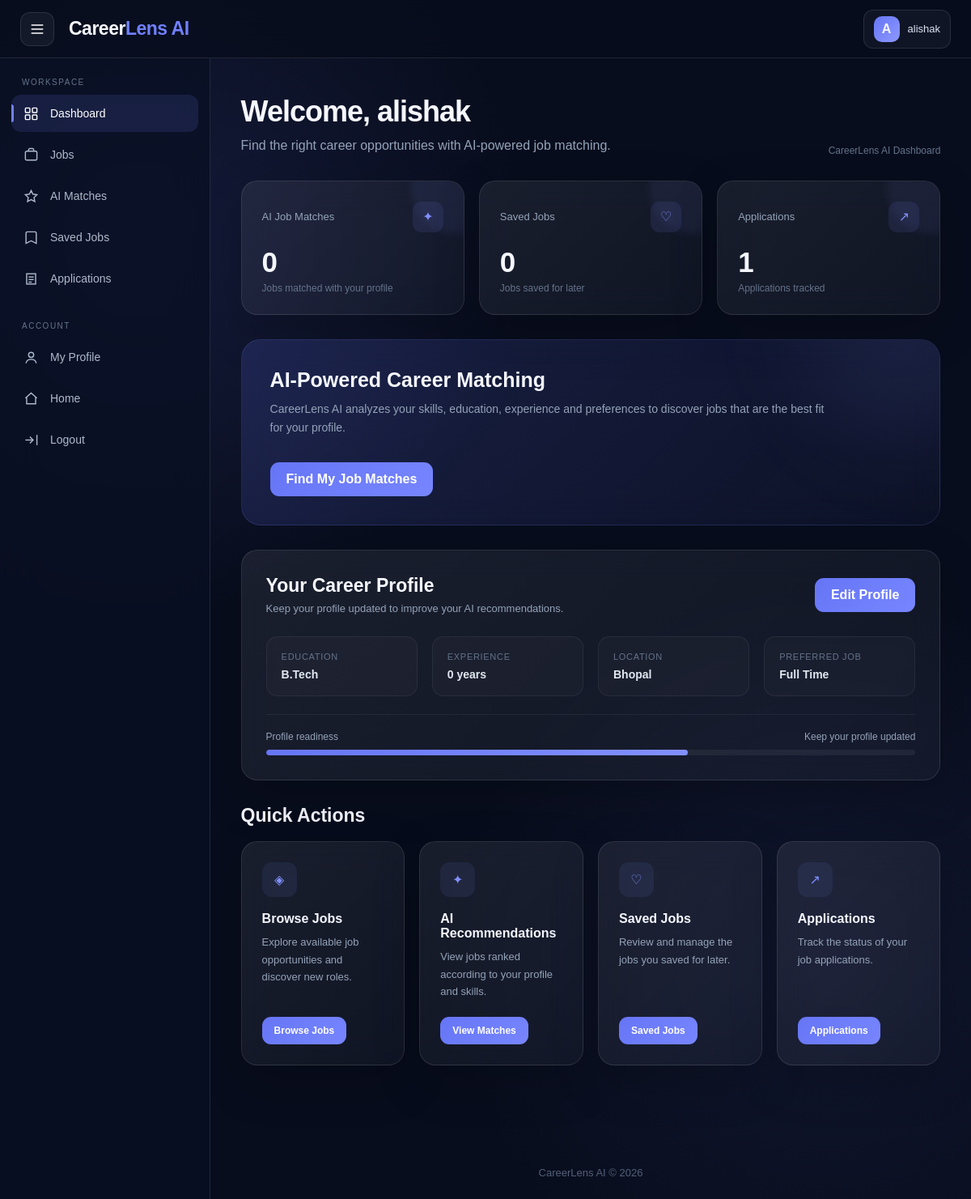
The app's page /dashboard/ (signed in) with its own data.
### jobs/models.py (models this page shows, shortened)
class UserProfile(models.Model):
    EDUCATION_CHOICES = [
        ("B.Tech", "B.Tech"),
        ("BCA", "BCA"),
        ("MCA", "MCA"),
        ("M.Tech", "M.Tech"),
        ("B.Sc", "B.Sc"),
        ("M.Sc", "M.Sc"),
        ("BBA", "BBA"),
        ("MBA", "MBA"),
        ("B.Des", "B.Des"),
        ("BA", "BA"),
        ("Other", "Other"),
    ]
    JOB_TYPE_CHOICES = [
        ("Full Time", "Full Time"),
        ("Internship", "Internship"),
        ("Contract", "Contract"),
    ]
    user = models.OneToOneField(
        User,
        on_delete=models.CASCADE,
        related_name="profile"
    )
    education = models.CharField(
        max_length=50,
        choices=EDUCATION_CHOICES,
        blank=True
    )
    experience_years = models.PositiveIntegerField(default=0)
    location = models.CharField(
        max_length=100,
        blank=True
    )
    preferred_job_type = models.CharField(
        max_length=30,
        choices=JOB_TYPE_CHOICES,
        default="Full Time"
    )
    skills = models.ManyToManyField(
        Skill,
        blank=True,
        related_name="users"
    )
    profile_image = models.ImageField(
        upload_to="profile/",
        blank=True,
        null=True
    )
    created_at = models.DateTimeField(auto_now_add=True)
    updated_at = models.DateTimeField(auto_now=True)

### jobs/views.py (the view)
# urls.py: path("dashboard/", views.dashboard, name="dashboard"),
@login_required
def dashboard(request):
    profile, created = UserProfile.objects.get_or_create(
        user=request.user
    )
    saved_count = SavedJob.objects.filter(
        user=request.user
    ).count()
    application_count = Application.objects.filter(
        user=request.user
    ).count()
    match_count = JobMatch.objects.filter(
        user=request.user
    ).count()
    recent_jobs = Job.objects.filter(
        is_active=True
    ).order_by(
        "-created_at"
    )[:6]
    return render(
        request,
        "dashboard.html",
        {
            "profile": profile,
            "saved_count": saved_count,
            "application_count": application_count,
            "match_count": match_count,
            "recent_jobs": recent_jobs,
        }
    )

### jobs/templates/dashboard.html (shortened to what this page needs)
{% extends "base.html" %}
{% block content %}
<div class="dashboard-page">
    <div class="dashboard-header">
        <div>
            <h1>
                Welcome,
                {{ request.user.first_name|default:request.user.username }}
            </h1>
            <p>
                Find the right career opportunities
                with AI-powered job matching.
            </p>
        </div>
        <div class="dashboard-date">
            CareerLens AI Dashboard
        </div>
    </div>
    <div class="dashboard-stats">
        <div class="card stat-card">
            <div class="stat-top">
                <span class="stat-label">
                    AI Job Matches
                </span>
                <div class="stat-icon">
                    ✦
                </div>
            </div>
            <div class="stat-number">
                {{ match_count }}
            </div>
            <div class="stat-description">
                Jobs matched with your profile
            </div>
        </div>
        <div class="card stat-card">
            <div class="stat-top">
                <span class="stat-label">
                    Saved Jobs
                </span>
                <div class="stat-icon">
                    ♡
                </div>
            </div>
            <div class="stat-number">
                {{ saved_count }}
            </div>
            <div class="stat-description">
                Jobs saved for later
            </div>
        </div>
        <div class="card stat-card">
            <div class="stat-top">
                <span class="stat-label">
                    Applications
                </span>
                <div class="stat-icon">
                    ↗
                </div>
            </div>
            <div class="stat-number">
                {{ application_count }}
            </div>
            <div class="stat-description">
                Applications tracked
            </div>
        </div>
    </div>
    <div class="ai-banner">
        <div class="ai-banner-content">
            <div>
                <h2>
                    AI-Powered Career Matching
                </h2>
                <p>
                    CareerLens AI analyzes your skills,
                    education, experience and preferences
                    to discover jobs that are the best fit
                    for your profile.
                </p>
            </div>
            <a
                href="{% url 'recommendations' %}"
                class="btn ai-button">
                Find My Job Matches
            </a>
        </div>
    </div>
    <div class="card profile-card">
        <div class="profile-header">
            <div>
                <h2>
                    Your Career Profile
                </h2>
                <p>
                    Keep your profile updated to improve
                    your AI recommendations.
                </p>
            </div>
            <a
                href="{% url 'profile' %}"
                class="btn">
                Edit Profile
            </a>
        </div>
        <div class="profile-details">
            <div class="profile-item">
                <div class="profile-item-label">
                    Education
                </div>
                <div class="profile-item-value">
                    {{ profile.education|default:"Not added" }}
                </div>
            </div>
            <div class="profile-item">
                <div class="profile-item-label">
                    Experience
                </div>
                <div class="profile-item-value">
                    {{ profile.experience_years }} years
                </div>
            </div>
            <div class="profile-item">
                <div class="profile-item-label">
                    Location
                </div>
                <div class="profile-item-value">
                    {{ profile.location|default:"Not added" }}
                </div>
            </div>
            <div class="profile-item">
                <div class="profile-item-label">
                    Preferred Job
                </div>
                <div class="profile-item-value">
                    {{ profile.preferred_job_type|default:"Not added" }}
                </div>
            </div>
        </div>
        <div class="profile-progress">
            <div class="progress-header">
                <span>
                    Profile readiness
                </span>
                <span>
                    Keep your profile updated
                </span>
            </div>
            <div class="progress-bar">
                <div class="progress-fill"></div>
            </div>
        </div>
    </div>
    <h2 class="section-title">
        Quick Actions
    </h2>
    <div class="quick-grid">
        <div class="card quick-card">
            <div class="quick-icon">
                ◈
            </div>
            <h3>
                Browse Jobs
            </h3>
            <p>
                Explore available job opportunities
                and discover new roles.
            </p>
            <a
                href="{% url 'job_list' %}"
                class="btn">
                Browse Jobs
            </a>
        </div>
        <div class="card quick-card">
            <div class="quick-icon">
                ✦
            </div>
            <h3>
                AI Recommendations
            </h3>
            <p>
                View jobs ranked according to your
                profile and skills.
            </p>
            <a
                href="{% url 'recommendations' %}"
                class="btn">
                View Matches
            </a>
        </div>
        <div class="card quick-card">
            <div class="quick-icon">
                ♡
            </div>
            <h3>
                Saved Jobs
            </h3>
            <p>
                Review and manage the jobs you saved
                for later.
            </p>
            <a
                href="{% url 'saved_jobs' %}"
                class="btn">
                Saved Jobs
            </a>
        </div>
        <div class="card quick-card">
            <div class="quick-icon">
                ↗
            </div>
            <h3>
                Applications
            </h3>
            <p>
                Track the status of your job
                applications.
            </p>
            <a
                href="{% url 'applications' %}"
                class="btn">
                Applications
            </a>
        </div>
    </div>
</div>
{% endblock %}

### jobs/templates/base.html (shortened to what this page needs)
{% load static %}
<!DOCTYPE html>
<html lang="en">
<head>
</head>
<body>
<header class="topbar">
    <div class="topbar-left">
        <button
            type="button"
            class="sidebar-toggle"
            id="sidebarToggle">
            <svg
                viewBox="0 0 24 24"
                fill="none"
                stroke="currentColor"
                stroke-width="2"
                stroke-linecap="round">
                <line x1="4" y1="6" x2="20" y2="6"/>
                <line x1="4" y1="12" x2="20" y2="12"/>
                <line x1="4" y1="18" x2="20" y2="18"/>
            </svg>
        </button>
        <a href="{% url 'home' %}">
            <div class="logo">
                Career<span>Lens AI</span>
            </div>
        </a>
    </div>
    <div class="topbar-right">
        {% if user.is_authenticated %}
            <div class="top-user">
                <div class="avatar">
                    {{ request.user.username|first|upper }}
                </div>
                <span class="top-username">
                    {{ request.user.username }}
                </span>
            </div>
        {% endif %}
    </div>
</header>
<aside class="sidebar">
    {% if user.is_authenticated %}
        <div class="sidebar-title">
            Workspace
        </div>
        <nav class="sidebar-menu">
            <a
                href="{% url 'dashboard' %}"
                class="sidebar-link">
                <span class="sidebar-icon">
                    <svg
                        viewBox="0 0 24 24"
                        fill="none"
                        stroke="currentColor"
                        stroke-width="1.8">
                        <rect x="3" y="3"
                              width="7" height="7"
                              rx="1"/>
                        <rect x="14" y="3"
                              width="7" height="7"
                              rx="1"/>
                        <rect x="3" y="14"
                              width="7" height="7"
                              rx="1"/>
                        <rect x="14" y="14"
                              width="7" height="7"
                              rx="1"/>
                    </svg>
                </span>
                <span class="sidebar-label">
                    Dashboard
                </span>
            </a>
            <a
                href="{% url 'job_list' %}"
                class="sidebar-link">
                <span class="sidebar-icon">
                    <svg
                        viewBox="0 0 24 24"
                        fill="none"
                        stroke="currentColor"
                        stroke-width="1.8">
                        <rect x="3" y="6"
                              width="18"
                              height="14"
                              rx="2"/>
                        <path
                            d="M8 6V4a2 2 0 0 1 2-2h4a2 2 0 0 1 2 2v2"/>
                    </svg>
                </span>
                <span class="sidebar-label">
                    Jobs
                </span>
            </a>
            <a
                href="{% url 'recommendations' %}"
                class="sidebar-link">
                <span class="sidebar-icon">
                    <svg
                        viewBox="0 0 24 24"
                        fill="none"
                        stroke="currentColor"
                        stroke-width="1.8">
                        <path
                            d="M12 3l2.7 5.5L21 9.4l-4.5 4.4 1.1 6.2L12 17.1 6.4 20l1.1-6.2L3 9.4l6.3-.9L12 3z"/>
                    </svg>
                </span>
                <span class="sidebar-label">
                    AI Matches
                </span>
            </a>
            <a
                href="{% url 'saved_jobs' %}"
                class="sidebar-link">
                <span class="sidebar-icon">
                    <svg
                        viewBox="0 0 24 24"
                        fill="none"
                        stroke="currentColor"
                        stroke-width="1.8">
                        <path
                            d="M6 3h12a2 2 0 0 1 2 2v16l-8-4-8 4V5a2 2 0 0 1 2-2z"/>
                    </svg>
                </span>
                <span class="sidebar-label">
                    Saved Jobs
                </span>
            </a>
            <a
                href="{% url 'applications' %}"
                class="sidebar-link">
                <span class="sidebar-icon">
                    <svg
                        viewBox="0 0 24 24"
                        fill="none"
                        stroke="currentColor"
                        stroke-width="1.8">
                        <rect
                            x="5"
                            y="4"
                            width="14"
                            height="16"/>
                        <path d="M8 9h8"/>
                        <path d="M8 13h8"/>
                        <path d="M8 17h5"/>
                    </svg>
                </span>
                <span class="sidebar-label">
                    Applications
                </span>
            </a>
        </nav>
        <div style="height:30px;"></div>
        <div class="sidebar-title">
            Account
        </div>
        <nav class="sidebar-menu">
            <a
                href="{% url 'profile' %}"
                class="sidebar-link">
                <span class="sidebar-icon">
                    <svg
                        viewBox="0 0 24 24"
                        fill="none"
                        stroke="currentColor"
                        stroke-width="1.8">
                        <circle cx="12"
                                cy="8"
                                r="4"/>
                        <path
                            d="M4 21c.8-4.2 3.5-6 8-6s7.2 1.8 8 6"/>
                    </svg>
                </span>
                <span class="sidebar-label">
                    My Profile
                </span>
            </a>
            <a
                href="{% url 'home' %}"
                class="sidebar-link">
                <span class="sidebar-icon">
                    <svg
                        viewBox="0 0 24 24"
                        fill="none"
                        stroke="currentColor"
                        stroke-width="1.8">
                        <path d="M3 11l9-8 9 8"/>
                        <path d="M5 10v10h14V10"/>
                    </svg>
                </span>
                <span class="sidebar-label">
                    Home
                </span>
            </a>
            <a
                href="{% url 'logout' %}"
                class="sidebar-link">
                <span class="sidebar-icon">
                    <svg
                        viewBox="0 0 24 24"
                        fill="none"
                        stroke="currentColor"
                        stroke-width="1.8">
                        <path d="M10 17l5-5-5-5"/>
                        <path d="M15 12H3"/>
                        <path d="M21 4v16"/>
                    </svg>
                </span>
                <span class="sidebar-label">
                    Logout
                </span>
            </a>
        </nav>
    {% endif %}
</aside>
<main class="main-content">
    <div class="container">
        {% block content %}
        {% endblock %}
    </div>
    <footer>
        CareerLens AI &copy; 2026
    </footer>
</main>
</body>
</html>

### records on screen
UserProfile: education "B.Tech", experience_years "0", location "Bhopal", preferred_job_type "Full Time"

### other values on screen
{{ request.user.username|first|upper }} "A"
{{ request.user.username }} "alishak"
{{ request.user.first_name|default:request.user.username }} "alishak"
{{ match_count }} "0"
{{ saved_count }} "0"
{{ application_count }} "1"
